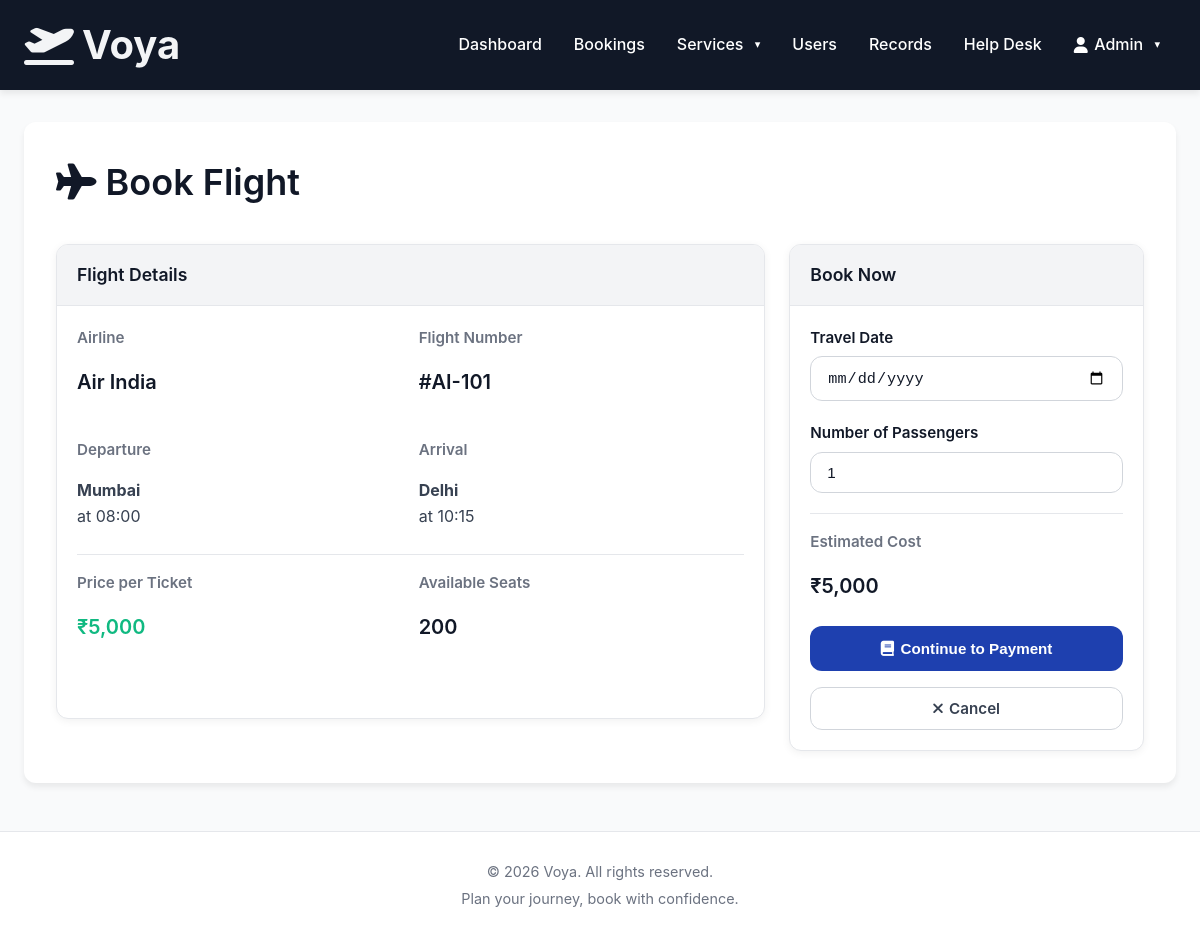
The app's page /booking/flight/1 (signed in) with its own data.
### app/models.py (models this page shows, shortened)
class User(UserMixin, db.Model):
    __tablename__ = 'users'
    id = db.Column(db.Integer, primary_key=True)
    username = db.Column(db.String(100), unique=True, nullable=False)
    email = db.Column(db.String(100), unique=True, nullable=False)
    password_hash = db.Column(db.String(255), nullable=False)
    first_name = db.Column(db.String(100))
    last_name = db.Column(db.String(100))
    phone = db.Column(db.String(20))
    role = db.Column(db.String(20), default='customer')  # 'customer' or 'admin'
    is_active = db.Column(db.Boolean, default=True)
    created_at = db.Column(db.DateTime, default=datetime.utcnow)
    bookings = db.relationship('Booking', foreign_keys='Booking.user_id', backref='user', lazy=True, cascade='all, delete-orphan')
    payments = db.relationship('Payment', backref='user', lazy=True, cascade='all, delete-orphan')
    confirmed_bookings = db.relationship('Booking', foreign_keys='Booking.confirmed_by', backref='admin_confirmer')
    def is_admin(self):
        return self.role == 'admin'

class Flight(db.Model):
    __tablename__ = 'flights'
    id = db.Column(db.Integer, primary_key=True)
    flight_number = db.Column(db.String(20), unique=True, nullable=False)
    airline = db.Column(db.String(100), nullable=False)
    departure_city = db.Column(db.String(100), nullable=False)
    arrival_city = db.Column(db.String(100), nullable=False)
    departure_time = db.Column(db.DateTime, nullable=False)   # reference time-of-day
    arrival_time = db.Column(db.DateTime, nullable=False)     # reference time-of-day
    price = db.Column(db.Float, nullable=False)
    available_seats = db.Column(db.Integer, default=200)
    total_seats = db.Column(db.Integer, default=200)
    operating_days = db.Column(db.String(100), default='Mon,Tue,Wed,Thu,Fri,Sat,Sun')  # e.g. "Mon,Wed,Fri"
    schedule_start = db.Column(db.Date)   # first date this schedule is valid
    schedule_end = db.Column(db.Date)     # last date this schedule is valid
    created_by = db.Column(db.Integer, db.ForeignKey('users.id'))
    created_at = db.Column(db.DateTime, default=datetime.utcnow)
    bookings = db.relationship('Booking', backref='flight', lazy=True, cascade='all, delete-orphan')

### app/routes/booking.py (the view, shortened to what this page needs)
@bp.route('/flight/<int:flight_id>', methods=['GET', 'POST'])
@login_required
def book_flight(flight_id):
    flight = Flight.query.get_or_404(flight_id)
    travel_date = request.args.get('travel_date', '')
    return render_template('booking/book_flight.html', flight=flight, travel_date=travel_date)

### app/templates/booking/book_flight.html (shortened to what this page needs)
{% extends "base.html" %}
{% block content %}
<div class="page-wrap">
    <h1 class="mb-4"><i class="fas fa-plane"></i> Book Flight</h1>
    <div class="grid-half">
        <div class="card mb-4">
            <div class="card-head"><h5>Flight Details</h5></div>
            <div class="card-body">
                <div class="grid grid-2 mb-3">
                    <div><h6 class="text-muted">Airline</h6><h4>{{ flight.airline }}</h4></div>
                    <div><h6 class="text-muted">Flight Number</h6><h4>#{{ flight.flight_number }}</h4></div>
                </div>
                <div class="grid grid-2 mb-3">
                    <div><h6 class="text-muted">Departure</h6><p class="mb-0"><strong>{{ flight.departure_city }}</strong><br>{{ travel_date }} at {{ flight.departure_time.strftime('%H:%M') }}</p></div>
                    <div><h6 class="text-muted">Arrival</h6><p class="mb-0"><strong>{{ flight.arrival_city }}</strong><br>{{ travel_date }} at {{ flight.arrival_time.strftime('%H:%M') }}</p></div>
                </div>
                <hr>
                <div class="grid grid-2">
                    <div><h6 class="text-muted">Price per Ticket</h6><h4 class="text-ok">₹{{ "{:,.0f}".format(flight.price) }}</h4></div>
                    <div><h6 class="text-muted">Available Seats</h6><h4>{{ flight.available_seats }}</h4></div>
                </div>
            </div>
        </div>
        <div>
            <div class="card">
                <div class="card-head"><h5>Book Now</h5></div>
                <div class="card-body">
                    <form method="POST" action="{{ url_for('booking.book_flight', flight_id=flight.id) }}">
                        <div class="field">
                            <label for="travel_date">Travel Date</label>
                            <input type="date" class="input" id="travel_date" name="travel_date" value="{{ travel_date }}" required>
                        </div>
                        <div class="field">
                            <label for="num_passengers">Number of Passengers</label>
                            <input type="number" class="input" id="num_passengers" name="num_passengers" min="1" max="{{ flight.available_seats }}" value="1" required>
                        </div>
                        <hr>
                        <div class="mb-3"><h6 class="text-muted">Estimated Cost</h6><h4 id="total_cost">₹{{ "{:,.0f}".format(flight.price) }}</h4></div>
                        <button type="submit" class="btn btn-main full-width py-2"><i class="fas fa-book"></i> Continue to Payment</button>
                        <a href="{{ url_for('customer.search_page') }}" class="btn btn-ghost full-width mt-2"><i class="fas fa-times"></i> Cancel</a>
                    </form>
                </div>
            </div>
        </div>
    </div>
</div>
{% endblock %}

### app/templates/base.html (shortened to what this page needs)
<!DOCTYPE html>
<html lang="en">
<head>
    <link href="{{ url_for('static', filename='css/style.css') }}" rel="stylesheet">
    <link href="https://cdnjs.cloudflare.com/ajax/libs/font-awesome/6.0.0/css/all.min.css" rel="stylesheet">
</head>
<body>
    {% if request.endpoint not in ['auth.login', 'auth.register'] %}
    <nav class="nav">
        <a class="nav-brand"
            href="{% if current_user.is_authenticated %}{% if current_user.is_admin() %}{{ url_for('admin.dashboard') }}{% else %}{{ url_for('customer.dashboard') }}{% endif %}{% else %}{{ url_for('auth.login') }}{% endif %}">
            <i class="fas fa-plane-departure"></i> Voya
        </a>
        {% if current_user.is_authenticated %}
        <ul class="nav-items">
            {% if current_user.is_admin() %}
            <li><a href="{{ url_for('admin.dashboard') }}">Dashboard</a></li>
            <li><a href="{{ url_for('admin.manage_bookings') }}">Bookings</a></li>
            <li class="dropdown">
                <a class="dropdown-trigger" onclick="this.nextElementSibling.classList.toggle('open')">Services</a>
            </li>
            <li><a href="{{ url_for('admin.manage_users') }}">Users</a></li>
            <li><a href="{{ url_for('admin.records') }}">Records</a></li>
            <li><a href="{{ url_for('admin.help_desk') }}">Help Desk</a></li>
            {% endif %}
            <li class="dropdown">
                <a class="dropdown-trigger" onclick="this.nextElementSibling.classList.toggle('open')">
                    <i class="fas fa-user"></i> {{ current_user.first_name or current_user.username }}
                </a>
            </li>
        </ul>
        {% endif %}
    </nav>
    {% endif %}
    <div class="container mt-2">
        {% block content %}{% endblock %}
    </div>
    <footer class="footer">
        <p>&copy; 2026 Voya. All rights reserved.</p>
        <p>Plan your journey, book with confidence.</p>
    </footer>
</body>
</html>

### app/static/css/style.css (style rules this page uses)
:root { --primary: #1e40af; --primary-dark: #1e3a8a; --primary-light: #eff6ff; --dark: #111827; --light: #f3f4f6; --white: #ffffff; --gray-50: #f9fafb; --gray-100: #f3f4f6; --gray-200: #e5e7eb; --gray-300: #d1d5db; --gray-400: #9ca3af; --gray-500: #6b7280; --gray-600: #4b5563; --gray-700: #374151; --gray-800: #1f2937; --gray-900: #111827; --green: #10b981; --green-light: #d1fae5; --green-dark: #065f46; --yellow: #f59e0b; --yellow-light: #fef3c7; --yellow-dark: #78350f; --red: #dc2626; --red-light: #fee2e2; --red-dark: #7f1d1d; --blue-info: #0ea5e9; --blue-info-light: #e0f2fe; --blue-info-dark: #0c4a6e; --radius: 12px; --shadow: 0 4px 6px rgba(0, 0, 0, 0.07); --shadow-lg: 0 10px 25px rgba(0, 0, 0, 0.08); --ease: all 0.2s ease; }
*, *::before, *::after { margin: 0; padding: 0; box-sizing: border-box; }
html, body { height: 100%; }
body { background: var(--gray-50); color: var(--gray-900); font-family: -apple-system, BlinkMacSystemFont, 'Segoe UI', Roboto, Oxygen, Ubuntu, Cantarell, sans-serif; font-size: 1rem; line-height: 1.6; }
h1, h2, h3, h4, h5, h6 { font-weight: 600; color: var(--gray-900); margin-bottom: 1rem; }
h1 { font-size: 2.25rem; }
h4 { font-size: 1.25rem; }
h5 { font-size: 1.1rem; }
h6 { font-size: 0.95rem; }
p { margin-bottom: 1rem; color: var(--gray-700); }
a { color: var(--primary); text-decoration: none; transition: var(--ease); font-weight: 500; }
hr { border: none; border-top: 1px solid var(--gray-200); margin: 1rem 0; }
ol, ul { padding-left: 1.5rem; }
.nav { background: var(--dark); padding: 0 1.5rem; box-shadow: var(--shadow); position: sticky; top: 0; z-index: 1000; height: 90px; display: flex; align-items: center; justify-content: space-between; }
.nav-brand { font-weight: 700; font-size: 40px; color: var(--light) !important; display: flex; align-items: center; gap: 0.5rem; }
.nav-items { display: flex; list-style: none; align-items: center; gap: 0; }
.nav-items a { color: var(--white) !important; padding: 0.6rem 1rem; font-weight: 500; transition: var(--ease); display: flex; align-items: center; gap: 0.4rem; white-space: nowrap; }
.dropdown { position: relative; }
.dropdown-trigger { cursor: pointer; }
.dropdown-trigger::after { content: '▾'; margin-left: 0.3rem; font-size: 0.7rem; }
.container { width: 100%; max-width: 1200px; margin: 0 auto; padding: 0 1.5rem; }
.page-wrap { background: var(--white); border-radius: var(--radius); box-shadow: var(--shadow); padding: 2rem; margin-top: 2rem; margin-bottom: 2rem; }
.grid { display: grid; gap: 1rem; }
.grid-2 { grid-template-columns: repeat(2, 1fr); }
.grid-half { display: grid; grid-template-columns: 2fr 1fr; gap: 1.5rem; }
.card { background: var(--white); border: 1px solid var(--gray-200); border-radius: var(--radius); box-shadow: 0 2px 8px rgba(0, 0, 0, 0.06); overflow: hidden; transition: var(--ease); }
.card-head { background: var(--gray-100); border-bottom: 1px solid var(--gray-200); padding: 1rem 1.25rem; font-weight: 600; color: var(--dark); }
.card-head h5 { margin: 0; }
.card-body { padding: 1.25rem; }
.btn { display: inline-flex; align-items: center; justify-content: center; gap: 0.4rem; padding: 0.6rem 1.25rem; font-weight: 600; text-align: center; text-decoration: none; border: none; border-radius: var(--radius); cursor: pointer; transition: var(--ease); font-size: 0.95rem; outline: none; line-height: 1.4; }
.btn-main { background: var(--primary); color: var(--white); }
.btn-ghost { background: var(--white); color: var(--gray-700); border: 1px solid var(--gray-300); }
.full-width { width: 100%; }
.field { margin-bottom: 1.25rem; }
label { display: block; margin-bottom: 0.4rem; font-weight: 600; color: var(--dark); font-size: 0.95rem; }
.input { width: 100%; padding: 0.7rem 1rem; font-size: 0.95rem; color: var(--dark); background: var(--white); border: 1px solid var(--gray-300); border-radius: var(--radius); transition: var(--ease); }
.input::placeholder { color: var(--gray-400); }
.footer { background: var(--white); color: var(--gray-500); text-align: center; padding: 1.5rem; margin-top: 3rem; border-top: 1px solid var(--gray-200); }
.footer p { margin: 0.25rem 0; color: var(--gray-500); font-size: 0.9rem; }
.mt-2 { margin-top: 1rem; }
.mb-0 { margin-bottom: 0; }
.mb-3 { margin-bottom: 1.5rem; }
.mb-4 { margin-bottom: 2rem; }
.text-muted { color: var(--gray-500); }
.text-ok { color: var(--green); }
.py-2 { padding-top: 0.75rem; padding-bottom: 0.75rem; }

### records on screen
User: first_name "Admin"
Flight: airline "Air India", flight_number "AI-101", departure_city "Mumbai", departure_time "08:00", arrival_city "Delhi", arrival_time "10:15", price "5,000", available_seats "200"
